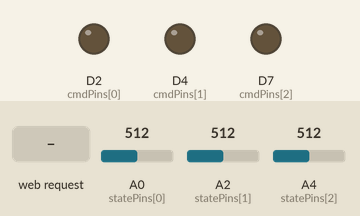
Recording of a sketch running on a simulated Arduino Uno R4 WiFi. Shown: output pins drawn as LEDs (lit = HIGH). The inputs (shaded band) are chosen by the test bench; at power-on: A0 (statePins[0]) = 512, A2 (statePins[1]) = 512, A4 (statePins[2]) = 512. WiFi joins after 1.5 s; servers stay silent unless stated; pins used as bus, display or sensor lines are not drawn; what the sketch prints to the serial monitor is not drawn.

Above: at 12.7 s.
12.8 s: HTTP request GET /TeaOn received
At 12.81 s:
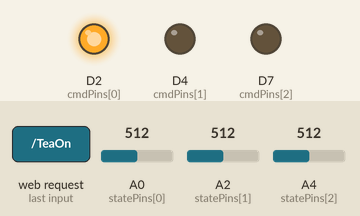
14.3 s: HTTP request GET /EspressoOn received
At 14.31 s:
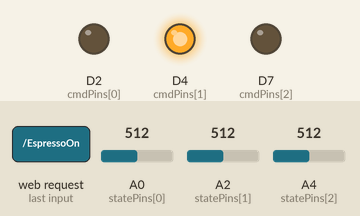
15.8 s: HTTP request GET /LungoOn received
At 15.81 s:
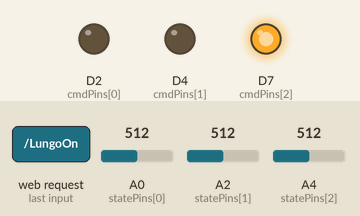
Timing chart, 0 to 18.8 s (numbered marks = the images above; inputs shaded):
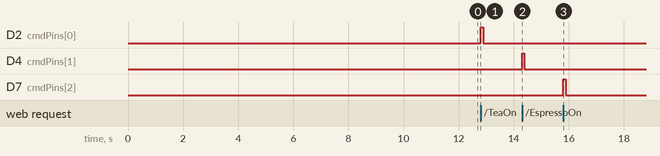

The sketch:

EsGitKafi_A.ino
```cpp
/*----------------------------------------------------------------------------------------------
  Remote controlled Coffeemachine - Projekt "EsGITKaffi"
  GithubURL: https://github.com/bbz-hft-software-engineering/EsGITKaffi

  Please enter your sensitive data in the Secret tab/arduino_secrets.h
 -----------------------------------------------------------------------------------------------*/
/*--------------------LIBRARIES--------------------*/
#include "WiFiS3.h"

/*--------------------CREDENTIALS & PORTS--------------------*/
const char* ssid = "SSID";
const char* pass = "PASSWORT";
WiFiServer server(80);

/*--------------------DEFINES-------------------*/
#define BUTTONDELAY 100

/*--------------------ENUMS--------------------*/
enum DrinkType { TEA, ESPRESSO, LUNGO, NUM_DRINKS };

/*--------------------Arduino PIN Layout--------------------*/
const int cmdPins[NUM_DRINKS] = { D2, D4, D7 };
const int statePins[NUM_DRINKS] = { A0, A2, A4 };

/*--------------------VARIABLES--------------------*/
int cmdCounters[NUM_DRINKS] = { 0, 0, 0 };
char states[NUM_DRINKS][50];
const char* stateColors[NUM_DRINKS] = { "blue", "black", "brown" };
int status = WL_IDLE_STATUS;

/*--------------------FUNCTION DECLARATIONS--------------------*/
void setPinModes(); // definition der PINS
void setup(); // Standard Arduino Setup Funktion
void loop();  // Standard Arduino loop Funktion
void printWifiStatus(); // Annzeige von generellen Wifi-Einstellungen via Serial Port
void getButtonState();  // Auslesen von OUTPUT der Kaffeemaschine
void updateCounter(int &counter, int pin); // Timerfunktion für die Signaldauer der Relais
void checkClientRequest(const String &currentLine); // Auslesen von Webeingabe
void sendHttpResponse(WiFiClient &client); // Anzeige der Webseite
void webPageContent(WiFiClient &client); // HTML-repräsentation der Webseite
void updateState(int buttonValue, char* state, const char* color); // Visualisierung der LED-Stati

/*--------------------UNIT TEST DECLARATIONS--------------------*/
void runAllTests(); // UNitTest-Funktion
bool testUpdateState(); //Überprüfung der updateState()-Funktion
bool testUpdateCounter(); //Überprüfung der updateCounter()-Funktion

/*--------------------INITIALIZING & SETUP--------------------*/
void setup() {
  Serial.begin(115200);

  setPinModes();

  for (int i = 0; i < NUM_DRINKS; i++)
  {
    sprintf(states[i], "<font color=\"%s\">OFF</font>", stateColors[i]);
  }

  if (WiFi.status() == WL_NO_MODULE)
  {
    Serial.println("Error: Communication with WiFi module failed!");
    while (true);
  }

  while (status != WL_CONNECTED)
  {
    Serial.print("Attempting to connect to Network named: ");
    Serial.println(ssid);
    status = WiFi.begin(ssid, pass);
    delay(10000);
  }

  server.begin();

  runAllTests();
}

/*--------------------MAIN & STATE MACHINE--------------------*/
void loop()
{
  WiFiClient client = server.available();

  if (client) {
    String currentLine = "";
    while (client.connected())
    {
      if (client.available())
      {
        char c = client.read();
        if (c == '\n') {
          if (currentLine.length() == 0)
          {
            sendHttpResponse(client);
            getButtonState();
            webPageContent(client);
            break;
          } else {
            currentLine = "";
          }
        } else if (c != '\r')
        {
          currentLine += c;
        }
        checkClientRequest(currentLine);
      }
    }
    client.stop();
  }

  for (int i = 0; i < NUM_DRINKS; i++)
  {
    updateCounter(cmdCounters[i], cmdPins[i]);
  }
}

/*--------------------HELPER FUNCTIONS--------------------*/
void setPinModes()
{
  for (int i = 0; i < NUM_DRINKS; i++)
  {
    pinMode(cmdPins[i], OUTPUT);
    pinMode(statePins[i], INPUT_PULLUP);
  }
  pinMode(D13, OUTPUT); // benötigt in Unittest
}

void printWifiStatus()
{
  Serial.print("Connected to SSID: ");
  Serial.println(WiFi.SSID());

  IPAddress ip = WiFi.localIP();
  Serial.print("IP Address: ");
  Serial.println(ip);

  long rssi = WiFi.RSSI();
  Serial.print("Signal strength (RSSI): ");
  Serial.print(rssi);
  Serial.println(" dBm");

  Serial.print("Open a browser to http://");
  Serial.println(ip);
}

void updateState(int buttonValue, char* state, const char* color)
{
  if (buttonValue < 300) // Grenzewert für die Erkennung des LED Status
  {
    sprintf(state, "<font color=\"%s\">OFF</font>", color);
  }
  else
  {
    sprintf(state, "<font color=\"%s\">bereit</font>", color);
  }
}

void getButtonState()
{
  for (int i = 0; i < NUM_DRINKS; i++)
  {
    int buttonValue = analogRead(statePins[i]);
    updateState(buttonValue, states[i], stateColors[i]);
  }
}

void updateCounter(int &counter, int pin)
{
  if (counter > 0)
  {
    if (--counter == 0)
    {
      digitalWrite(pin, LOW);
    }
  }
}

void checkClientRequest(const String &currentLine)
{
  if (currentLine.endsWith("GET /TeaOn"))
  {
    digitalWrite(cmdPins[TEA], HIGH);
    cmdCounters[TEA] = BUTTONDELAY;
  } else if (currentLine.endsWith("GET /EspressoOn"))
  {
    digitalWrite(cmdPins[ESPRESSO], HIGH);
    cmdCounters[ESPRESSO] = BUTTONDELAY;
  } else if (currentLine.endsWith("GET /LungoOn"))
  {
    digitalWrite(cmdPins[LUNGO], HIGH);
    cmdCounters[LUNGO] = BUTTONDELAY;
  }
  else if (currentLine.endsWith("GET /Test"))
 {
    runAllTests();
  }
}

void sendHttpResponse(WiFiClient &client)
{
  client.println("HTTP/1.1 200 OK");
  client.println("Content-type:text/html");
  client.println();
}

void webPageContent(WiFiClient &client)
{
  String htmlContent = "<!DOCTYPE html><html lang=\"en\">";
  htmlContent += "<head>";
  htmlContent += "<meta charset=\"UTF-8\">";
  htmlContent += "<meta name=\"viewport\" content=\"width=device-width, initial-scale=1.0\">";
  htmlContent += "<meta http-equiv=\"refresh\" content=\"2; /\">";
  htmlContent += "<style>";
  htmlContent += "body { font-family: Arial, sans-serif; background-color: #f4f4f9; color: #333; text-align: center; padding: 50px; }";
  htmlContent += "h1 { color: #4CAF50; }";
  htmlContent += "a { text-decoration: none; color: #333; padding: 10px 20px; border: 2px solid #4CAF50; border-radius: 10px; transition: background-color 0.3s, color 0.3s; }";
  htmlContent += "a:hover { background-color: #4CAF50; color: white; }";
  htmlContent += "p { margin: 40px 0; }";
  htmlContent += "</style>";
  htmlContent += "</head>";
  htmlContent += "<body>";
  htmlContent += "<h1>Online Kaffeehaus</h1>";
  htmlContent += "<p>Was möchtest du?</p>";
  htmlContent += "<p><b><a href=\"/TeaOn\">Tea</a> " + String(states[TEA]) + "</b></p>";
  htmlContent += "<p><b><a href=\"/EspressoOn\">Espresso</a> " + String(states[ESPRESSO]) + "</b></p>";
  htmlContent += "<p><b><a href=\"/LungoOn\">Lungo</a> " + String(states[LUNGO]) + "</b></p>";
  htmlContent += "</body>";
  htmlContent += "</html>";

  client.print(htmlContent);
  client.println();
}

/*--------------------UNIT TEST EXECUTION--------------------*/
void runAllTests()
{
  bool testPassed=true;
  printWifiStatus();
  Serial.println("Running runAllTests:");

  testPassed &= testUpdateState();
  testPassed &= testUpdateCounter();

  Serial.println(testPassed ? "runAllTests: PASSED" : "runAllTests: FAILED");
}

/*--------------------UNIT TEST--------------------*/
bool testUpdateState()
{
  Serial.print("Running testUpdateState...");
  char testState[100];

  updateState(0, testState, "COL1");
  bool testPassed = ( 0 == strcmp( testState, "<font color=\"COL1\">OFF</font>"));
  updateState(299, testState, "COL2");
  testPassed &= ( 0 == strcmp( testState, "<font color=\"COL2\">OFF</font>"));
  updateState(301, testState, "COL3");
  testPassed &= ( 0 == strcmp( testState, "<font color=\"COL3\">bereit</font>"));
  updateState(1024, testState, "COL4");
  testPassed &= ( 0 == strcmp( testState, "<font color=\"COL4\">bereit</font>"));
  updateState(-1, testState, "COL5");
  testPassed &= ( 0 == strcmp( testState, "<font color=\"COL5\">OFF</font>"));

  Serial.println(testPassed ? "PASSED" : "FAILED");
  return testPassed;
}

bool testUpdateCounter()
{
  Serial.print("Running testUpdateCounter...");

  int testCounter[]={ -100, 0, 1, 100};
  digitalWrite(D13, HIGH);

  updateCounter(testCounter[0], D13);
  bool testPassed = ( -100 == testCounter[0] ) && (HIGH == digitalRead(D13));

  digitalWrite(D13, HIGH);
  updateCounter(testCounter[1], D13);
  testPassed &= ( 0 == testCounter[1] ) && (HIGH == digitalRead(D13));

  digitalWrite(D13, HIGH);
  updateCounter(testCounter[2], D13);
  testPassed &= ( 0 == testCounter[2] ) && (LOW == digitalRead(D13));

  digitalWrite(D13, HIGH);
  updateCounter(testCounter[3], D13);
  testPassed &= ( 99 == testCounter[3] ) && (HIGH == digitalRead(D13));

  Serial.println(testPassed ? "PASSED" : "FAILED");
  digitalWrite(D13, LOW);

  return testPassed;
}


/*--------------------LICENSE--------------------
Copyright (c) 2024 Yves Ackermann

Permission is hereby granted, free of charge, to any person obtaining a copy
of this software and associated documentation files (the "Software"), to deal
in the Software without restriction, including without limitation the rights
to use, copy, modify, merge, publish, distribute, sublicense, and/or sell
copies of the Software, and to permit persons to whom the Software is
furnished to do so, subject to the following conditions:

The above copyright notice and this permission notice shall be included in all
copies or substantial portions of the Software.

THE SOFTWARE IS PROVIDED "AS IS", WITHOUT WARRANTY OF ANY KIND, EXPRESS OR
IMPLIED, INCLUDING BUT NOT LIMITED TO THE WARRANTIES OF MERCHANTABILITY,
FITNESS FOR A PARTICULAR PURPOSE AND NONINFRINGEMENT. IN NO EVENT SHALL THE
AUTHORS OR COPYRIGHT HOLDERS BE LIABLE FOR ANY CLAIM, DAMAGES OR OTHER
LIABILITY, WHETHER IN AN ACTION OF CONTRACT, TORT OR OTHERWISE, ARISING FROM,
OUT OF OR IN CONNECTION WITH THE SOFTWARE OR THE USE OR OTHER DEALINGS IN THE
SOFTWARE.
------------------------------------------------------------*/
```

Measured:
- after the input at 12.8 s, D2 (cmdPins[0]): LOW → HIGH at once, → LOW 0.08 s later
- after the input at 14.3 s, D4 (cmdPins[1]): LOW → HIGH at once, → LOW 0.08 s later
- after the input at 15.8 s, D7 (cmdPins[2]): LOW → HIGH at once, → LOW 0.08 s later
